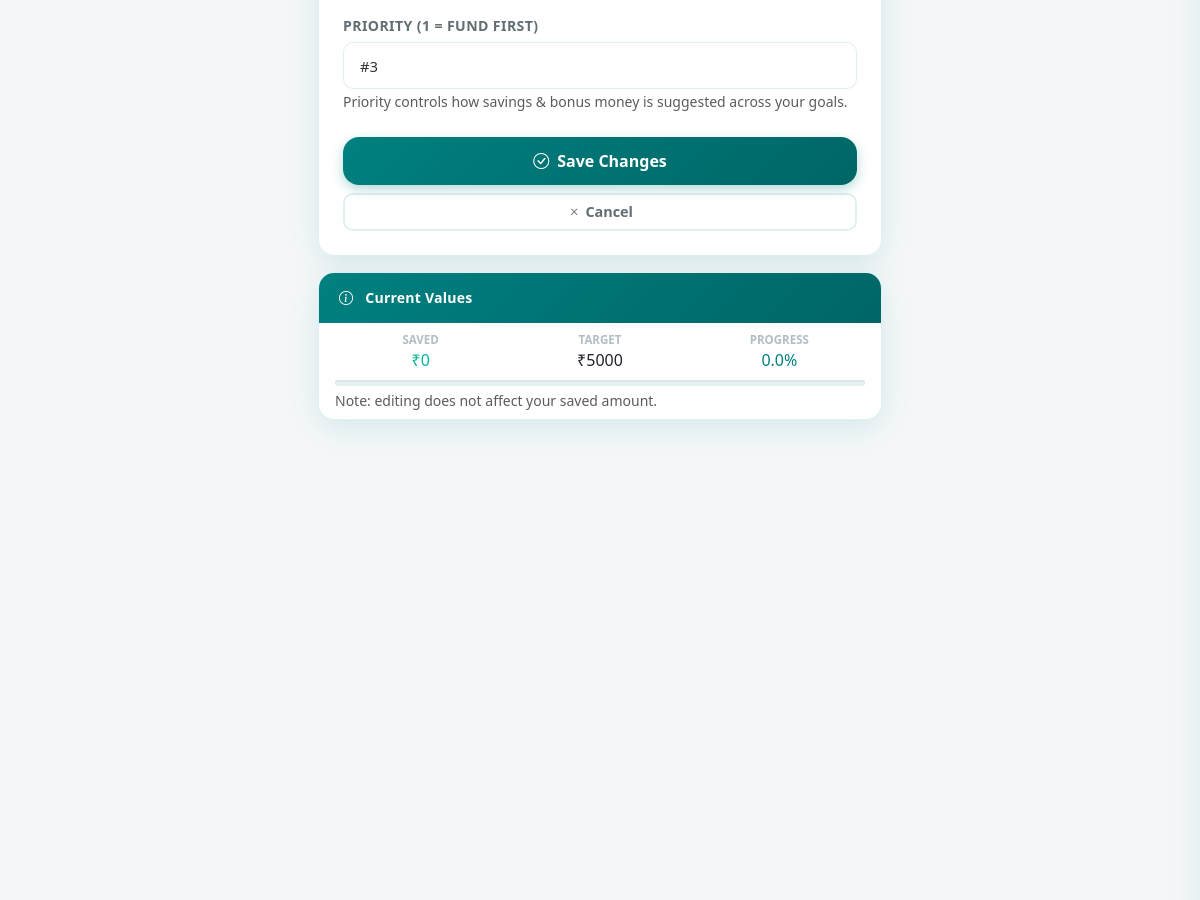
The app's page /goal/1/edit (signed in, middle part), older data.
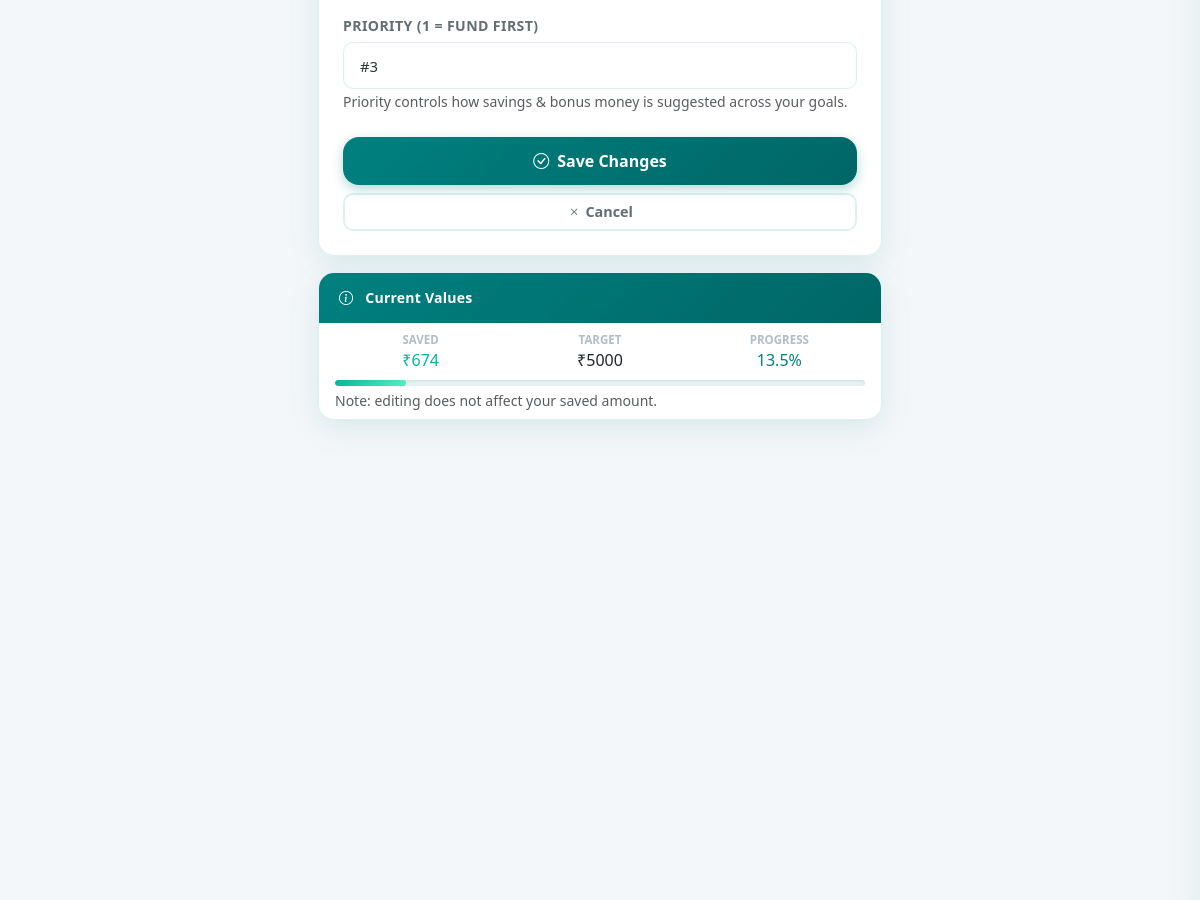
The same page, newer data.
### models.py (models this page shows, shortened)
class Goal(db.Model):
    id = db.Column(db.Integer, primary_key=True)
    user_id = db.Column(
        db.Integer, db.ForeignKey("user.id"), nullable=False, index=True
    )
    name = db.Column(db.String(200), nullable=False)
    target_amount = db.Column(db.Float, nullable=False)
    saved_amount = db.Column(db.Float, default=0.0)
    monthly_savings = db.Column(db.Float, default=0.0)
    target_date = db.Column(db.DateTime, nullable=True)
    priority = db.Column(db.String(10), default="medium", nullable=False)
    created_at = db.Column(db.DateTime, default=_now)
    @property
    def progress_percentage(self):
        if self.target_amount == 0:
            return 0
        return min(100, (self.saved_amount / self.target_amount) * 100)

### app.py (the view)
@app.route("/goal/<int:id>/edit", methods=["GET", "POST"])
@login_required
def edit_goal(id):
    goal = db.get_or_404(Goal, id)
    if goal.user_id != current_user.id:
        flash("Unauthorized access.", "danger")
        return redirect(url_for("goals"))
    form = GoalForm()
    if form.validate_on_submit():
        goal.name = form.name.data
        goal.target_amount = form.target_amount.data
        goal.monthly_savings = form.monthly_savings.data
        goal.target_date = form.target_date.data
        assign_goal_priority(current_user.id, goal, form.priority.data)
        db.session.commit()
        flash("Goal updated successfully!", "success")
        return redirect(url_for("goal_detail", id=goal.id))
    elif request.method == "GET":
        form.name.data = goal.name
        form.target_amount.data = goal.target_amount
        form.monthly_savings.data = goal.monthly_savings
        form.target_date.data = goal.target_date
        form.priority.data = str(goal.priority)
    return render_template("edit_goal.html", form=form, goal=goal)

### forms.py
class GoalForm(FlaskForm):
    name = StringField("Goal Name", validators=[DataRequired(), Length(max=200)])
    target_amount = FloatField(
        "Target Amount (₹)", validators=[DataRequired(), NumberRange(min=1)]
    )
    monthly_savings = FloatField(
        "Monthly Savings (₹)", validators=[DataRequired(), NumberRange(min=0)]
    )
    target_date = DateField(
        "Target Date (Optional)", validators=[Optional()], format="%Y-%m-%d"
    )
    priority = SelectField(
        "Priority (1 = fund first)",
        choices=[(str(i), f"#{i}") for i in range(1, 11)],
        default="1",
    )
    submit = SubmitField("Create Goal")

### app.py (called while the page is built)
@login_manager.user_loader
def load_user(user_id):
    return db.session.get(User, int(user_id))

### templates/edit_goal.html (shortened to what this page needs)
{% extends "base.html" %}
{% block content %}
<div class="row justify-content-center">
  <div class="col-lg-6">
    <div class="card reveal reveal-delay-1">
      <div class="card-body p-4">
        <form method="POST">
          <div class="mb-4">
            {{ form.priority.label(class="form-label") }}
            {{ form.priority(class="form-select") }}
            <small class="text-muted">Priority controls how savings &amp; bonus money is suggested across your
              goals.</small>
          </div>
          <div class="d-grid gap-2">
            <button type="submit" class="btn btn-primary btn-lg">
              <i class="bi bi-check-circle me-2"></i>Save Changes
            </button>
            <a href="{{ url_for('goal_detail', id=goal.id) }}" class="btn btn-outline-secondary">
              <i class="bi bi-x me-1"></i>Cancel
            </a>
          </div>
        </form>
      </div>
    </div>
    <div class="card mt-3 reveal reveal-delay-2">
      <div class="card-header" style="font-size:0.88rem;"><i class="bi bi-info-circle me-1"></i>Current Values</div>
      <div class="card-body py-2">
        <div class="row g-2 text-center">
          <div class="col-4">
            <div style="font-size:0.72rem;color:var(--text-muted);text-transform:uppercase;font-weight:700;">Saved</div>
            <div class="fw-700" style="color:#00b894;">₹{{ "%.0f"|format(goal.saved_amount) }}</div>
          </div>
          <div class="col-4">
            <div style="font-size:0.72rem;color:var(--text-muted);text-transform:uppercase;font-weight:700;">Target
            </div>
            <div class="fw-700">₹{{ "%.0f"|format(goal.target_amount) }}</div>
          </div>
          <div class="col-4">
            <div style="font-size:0.72rem;color:var(--text-muted);text-transform:uppercase;font-weight:700;">Progress
            </div>
            <div class="fw-700" style="color:#008080;">{{ "%.1f"|format(goal.progress_percentage) }}%</div>
          </div>
        </div>
        <div class="progress mt-2" style="height:6px;">
          <div class="progress-bar bg-success" style="width:{{ goal.progress_percentage }}%;"></div>
        </div>
        <small class="text-muted d-block mt-1">Note: editing does not affect your saved amount.</small>
      </div>
    </div>
  </div>
</div>
{% endblock %}

Row changes from the older to the newer data that the page shows:
changed Goal: saved_amount "0" → "674"; progress_percentage "0.0" → "13.5"
